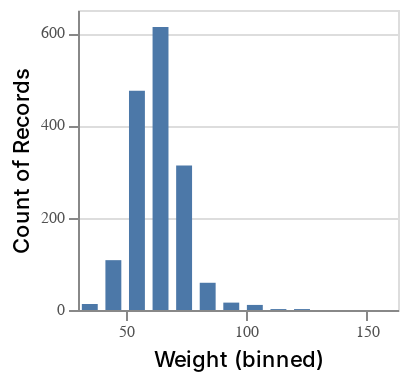

This figure's notebook cell:
### Code cell
import altair as alt
visData = pd.DataFrame({'Weight': {0: 34.9, 1: 44.7, 2: 54.5, 3: 64.30000000000001, 4: 74.1, 5: 83.9, 6: 93.70000000000002, 7: 103.5, 8: 113.30000000000001, 9: 123.1}, 'Count of Records': {0: 13.0, 1: 108.0, 2: 475.0, 3: 613.0, 4: 313.0, 5: 59.0, 6: 16.0, 7: 11.0, 8: 2.0, 9: 2.0}})

chart = alt.Chart(visData).mark_bar(size=7.957894736842105).encode(
    alt.X('Weight', title='Weight (binned)',bin=alt.Bin(binned=True), type='quantitative', axis=alt.Axis(labelOverlap=True), scale=alt.Scale(domain=(30.0, 163.0))),
    alt.Y("Count of Records", type="quantitative")
)
chart = chart.configure_title(fontWeight=500,fontSize=13,font='Helvetica Neue')
chart = chart.configure_axis(titleFontWeight=500,titleFontSize=11,titleFont='Helvetica Neue',
			labelFontWeight=400,labelFontSize=8,labelFont='Helvetica Neue',labelColor='#505050')
chart = chart.configure_legend(titleFontWeight=500,titleFontSize=10,titleFont='Helvetica Neue',
			labelFontWeight=400,labelFontSize=8,labelFont='Helvetica Neue')
chart = chart.properties(width=160,height=150)
chart

### Figure 1 — Vega-Lite specification as saved in the notebook (floating-point values rounded to 4 significant figures)
{"config": {"view": {"continuousWidth": 400, "continuousHeight": 300}, "axis": {"labelColor": "#505050", "labelFont": "Helvetica Neue", "labelFontSize": 8, "labelFontWeight": 400, "titleFont": "Helvetica Neue", "titleFontSize": 11, "titleFontWeight": 500}, "legend": {"labelFont": "Helvetica Neue", "labelFontSize": 8, "labelFontWeight": 400, "titleFont": "Helvetica Neue", "titleFontSize": 10, "titleFontWeight": 500}, "title": {"font": "Helvetica Neue", "fontSize": 13, "fontWeight": 500}}, "data": {"name": "data-c1ecf1be337515e2ee9f5fca46431940"}, "mark": {"type": "bar", "size": 7.958}, "encoding": {"x": {"type": "quantitative", "axis": {"labelOverlap": true}, "bin": {"binned": true}, "field": "Weight", "scale": {"domain": [30.0, 163.0]}, "title": "Weight (binned)"}, "y": {"type": "quantitative", "field": "Count of Records"}}, "height": 150, "width": 160, "$schema": "https://vega.github.io/schema/vega-lite/v4.8.1.json", "datasets": {"data-c1ecf1be337515e2ee9f5fca46431940": [{"Weight": 34.9, "Count of Records": 13.0}, {"Weight": 44.7, "Count of Records": 108.0}, {"Weight": 54.5, "Count of Records": 475.0}, {"Weight": 64.3, "Count of Records": 613.0}, {"Weight": 74.1, "Count of Records": 313.0}, {"Weight": 83.9, "Count of Records": 59.0}, {"Weight": 93.7, "Count of Records": 16.0}, {"Weight": 103.5, "Count of Records": 11.0}, {"Weight": 113.3, "Count of Records": 2.0}, {"Weight": 123.1, "Count of Records": 2.0}]}}
